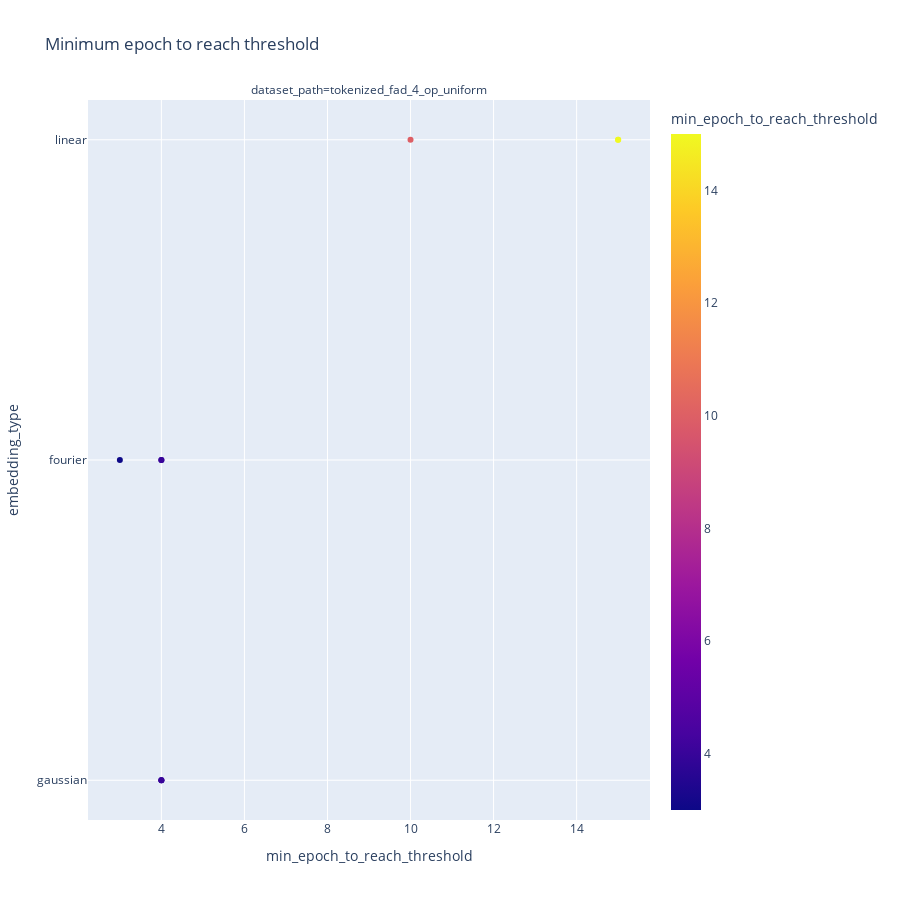

Notebook code cell kept with this figure:
### Code cell
fig = px.scatter(result, x='min_epoch_to_reach_threshold', y="embedding_type", title='Minimum epoch to reach threshold', height=900, color='min_epoch_to_reach_threshold', facet_col='dataset_path',
                 hover_data=result.columns)
fig.show()

### Figure 1 — Plotly figure (JSON) as saved in the notebook; plotly's stock layout.template omitted (floating-point values rounded to 4 significant figures; data arrays with more than 128 entries replaced by an {"elided": "..."} marker saying what was removed)
{"data": [{"customdata": {"elided": "9x33 str values"}, "hovertemplate": "dataset_path=%{customdata[28]}<br>min_epoch_to_reach_threshold=%{marker.color}<br>embedding_type=%{y}<br>std_dev=%{customdata[0]}<br>reverse_numerical_embedding=%{customdata[1]}<br>gaussian_embedding_sd=%{customdata[2]}<br>dim_feedforward=%{customdata[3]}<br>dropout=%{customdata[4]}<br>norm_first=%{customdata[5]}<br>gaussian_embedding_left_bound=%{customdata[6]}<br>gaussian_embedding_right_bound=%{customdata[7]}<br>gaussian_embedding_normalization=%{customdata[8]}<br>parametrize_std=%{customdata[9]}<br>fourier_length_scale=%{customdata[10]}<br>fourier_kernel=%{customdata[11]}<br>num_layers=%{customdata[12]}<br>nhead=%{customdata[13]}<br>d_model=%{customdata[14]}<br>context_length=%{customdata[15]}<br>iter=%{customdata[16]}<br>epochs=%{customdata[17]}<br>lr=%{customdata[18]}<br>weight_decay=%{customdata[19]}<br>minimum_lr=%{customdata[20]}<br>warmup_steps=%{customdata[21]}<br>batch_size=%{customdata[22]}<br>num_steps=%{customdata[23]}<br>vocab_size=%{customdata[24]}<br>mlm_probability=%{customdata[25]}<br>dataset=%{customdata[26]}<br>experiment=%{customdata[27]}<br>tokenizer_path=%{customdata[29]}<br>collator=%{customdata[30]}<br>normalize_pos_enc=%{customdata[31]}<br>normalize_token_emb=%{customdata[32]}<extra></extra>", "legendgroup": "", "marker": {"color": [4, 4, 4, 4, 4, 3, 15, 15, 10], "coloraxis": "coloraxis", "symbol": "circle"}, "mode": "markers", "name": "", "orientation": "h", "showlegend": false, "type": "scatter", "x": [4, 4, 4, 4, 4, 3, 15, 15, 10], "xaxis": "x", "y": ["gaussian", "gaussian", "gaussian", "fourier", "fourier", "fourier", "linear", "linear", "linear"], "yaxis": "y"}], "layout": {"annotations": [{"font": {}, "showarrow": false, "text": "dataset_path=tokenized_fad_4_op_uniform", "x": 0.5, "xanchor": "center", "xref": "paper", "y": 1, "yanchor": "bottom", "yref": "paper"}], "coloraxis": {"colorbar": {"title": {"text": "min_epoch_to_reach_threshold"}}, "colorscale": [[0, "#0d0887"], [0.1111, "#46039f"], [0.2222, "#7201a8"], [0.3333, "#9c179e"], [0.4444, "#bd3786"], [0.5556, "#d8576b"], [0.6667, "#ed7953"], [0.7778, "#fb9f3a"], [0.8889, "#fdca26"], [1, "#f0f921"]]}, "height": 900, "legend": {"tracegroupgap": 0}, "title": {"text": "Minimum epoch to reach threshold"}, "xaxis": {"anchor": "y", "domain": [0, 1], "title": {"text": "min_epoch_to_reach_threshold"}}, "yaxis": {"anchor": "x", "domain": [0, 1], "title": {"text": "embedding_type"}}}}
